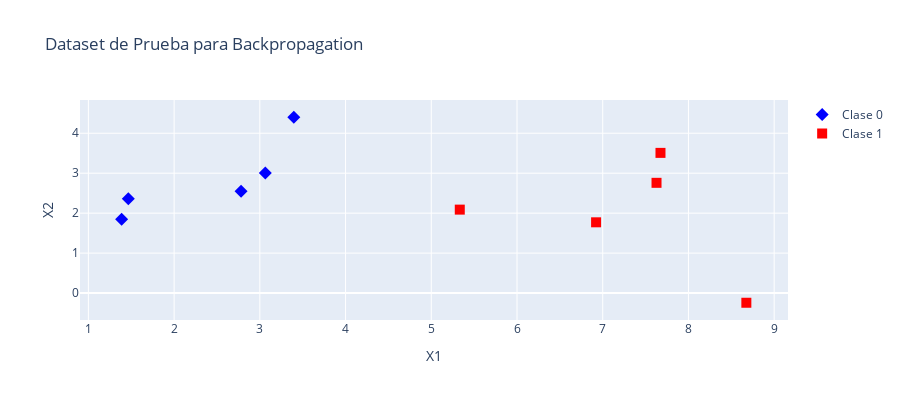

Write notebook code for a chart like this one.
### Markdown cell above
## 7. Visualización del Dataset

### Code cell
# Separar datos por clase
class_0 = [row for row in dataset if row[2] == 0]
class_1 = [row for row in dataset if row[2] == 1]

# Crear gráfico con Plotly
fig = go.Figure()

# Clase 0
fig.add_trace(go.Scatter(
    x=[row[0] for row in class_0],
    y=[row[1] for row in class_0],
    mode='markers',
    marker=dict(symbol='diamond', color='blue', size=10),
    name='Clase 0'
))

# Clase 1
fig.add_trace(go.Scatter(
    x=[row[0] for row in class_1],
    y=[row[1] for row in class_1],
    mode='markers',
    marker=dict(symbol='square', color='red', size=10),
    name='Clase 1'
))

fig.update_layout(
    title='Dataset de Prueba para Backpropagation',
    xaxis_title='X1',
    yaxis_title='X2',
    width=900,
    height=400
)

fig.show()

### Figure 1 — Plotly figure (JSON) as saved in the notebook; plotly's stock layout.template omitted (floating-point values rounded to 4 significant figures)
{"data": [{"marker": {"color": "blue", "size": 10, "symbol": "diamond"}, "mode": "markers", "name": "Clase 0", "type": "scatter", "x": [2.781, 1.465, 3.397, 1.388, 3.064], "y": [2.551, 2.362, 4.4, 1.85, 3.005]}, {"marker": {"color": "red", "size": 10, "symbol": "square"}, "mode": "markers", "name": "Clase 1", "type": "scatter", "x": [7.628, 5.332, 6.923, 8.675, 7.674], "y": [2.759, 2.089, 1.771, -0.2421, 3.509]}], "layout": {"height": 400, "title": {"text": "Dataset de Prueba para Backpropagation"}, "width": 900, "xaxis": {"title": {"text": "X1"}}, "yaxis": {"title": {"text": "X2"}}}}
